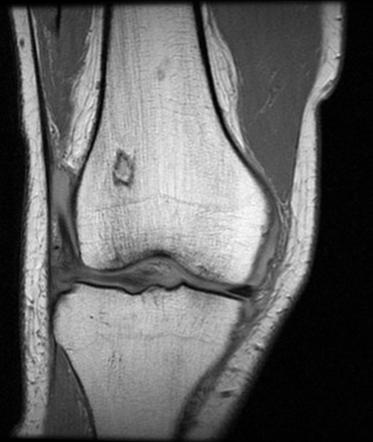
%> input picture data/sample_data.jpg, 373 x 442 px
$ octave IRLSFilter.m   (GNU Octave 9; MATLAB toolbox functions it lacks are replaced by stand-ins)
%> lines starting %> are read from the running program, lines starting %| are printed output that depends on the picture; long printed decimals are rounded
I = imread('D:\MATLAB PROJECTS\data\sample_data.jpg');
%> I is the input picture: size 442x373x3 uint8; min 0, max 253, mean 99
%imshow(I);
imageSize = size(I);
%> imageSize = [442 373 3]
refImage = rgb2gray(I);
imageRows = imageSize(1);
%> imageRows = 442
imageCols = imageSize(2);
%> imageCols = 373
F = 10; % number of FRAMES %
M = 0.00; dM = 0.01;   %once make it constant & incresase V from 0.00 to 0.1%
V = 0.00; dV = 0.001;
N = imageRows + imageCols;
%> N = 815

%adding noise
grayImage = imnoise(refImage,'gaussian',M,V);

%{
    Creating multiple gray image with different amount of noise
    to produce F Frames
%}
grayImageFrames = uint8(zeros(F,imageRows, imageCols));

inititalMeanImage = (zeros(imageRows, imageCols));
for index=1:F

    %adding noise
    grayImage = imnoise(refImage,'gaussian',M,V);
    inititalMeanImage = inititalMeanImage + double(grayImage);
    M= M + dM;
    V= V + dV;
    grayImageFrames(index,1:imageRows,1:imageCols) = grayImage;
end
%> after the loop, M = 0.1; V = 0.01

inititalMeanImage = inititalMeanImage./F;
inititalMeanImage = uint8(inititalMeanImage);
%> inititalMeanImage: size 442x373 uint8

for index=1:F
    %plotting original gray image with padding
    grayImage = squeeze(grayImageFrames(index,:,:));
    subplot(3,4,index)
    imshow(grayImage)
    title(['Image Frame ',num2str(index),' '])
    %title('Image Frame %d', index)
end

%plot Initial Mean Image
subplot(3,4,index+1)
imshow(inititalMeanImage)
title('Initial Mean Image ')
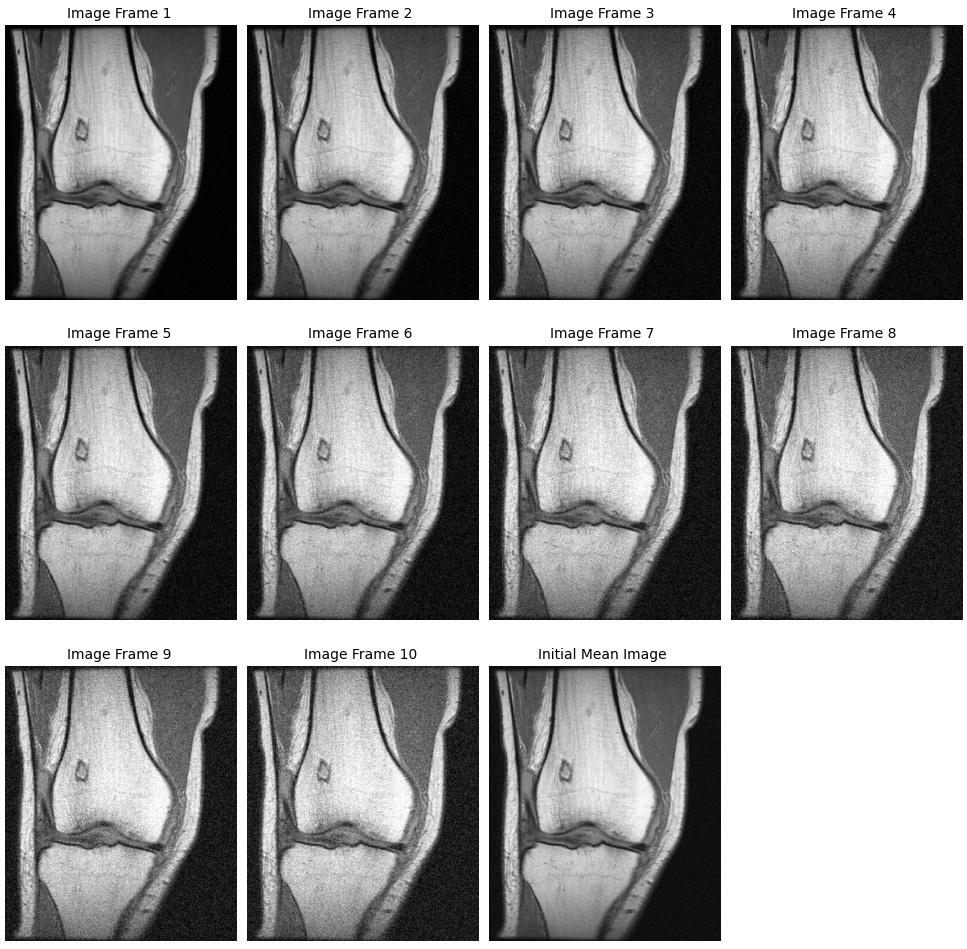
%> figure redrawn from the program's plot data, 11 panels

%calculate PSNR
[peaksnr, snr] = psnr(inititalMeanImage, refImage);
%> peaksnr = 25.94; snr = 19.66
fprintf('\nThe Peak-SNR value of Initial Mean Image: %0.4f', peaksnr);
%| The Peak-SNR value of Initial Mean Image: 25.9353

%calculate SSIM
[ssimval,ssimmap] = ssim(inititalMeanImage, refImage);
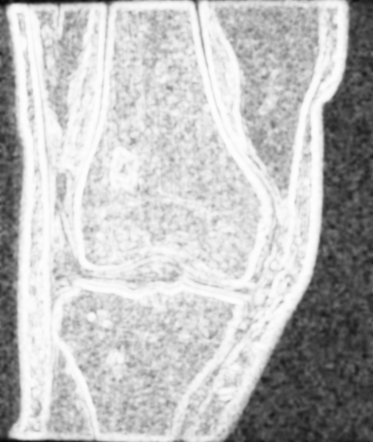
%> ssimmap: size 442x373 double; min 0.0338, max 0.996, mean 0.738
%> ssimval = 0.738
fprintf('\nSSIM Value of Initial Mean Image: %f', ssimval);
%| SSIM Value of Initial Mean Image: 0.7379

saveas(gcf,'D:\MATLAB PROJECTS\output\IRLSF-result.png')

iMeanImage = inititalMeanImage;
yIFrames = uint8(zeros(F,imageRows, imageCols));
taoN = (ones(1,N));
bFHelper = (inv((taoN.')*taoN))*(taoN.');

for index=1:F
    %extract original gray image frame
    If = squeeze(grayImageFrames(index,:,:));
    yI =  If - iMeanImage;
    yIFrames(index,1:imageRows,1:imageCols) = yI;
%> (the run ends here)

$ run again, with data/brain_mri.jpg copied over data/sample_data.jpg
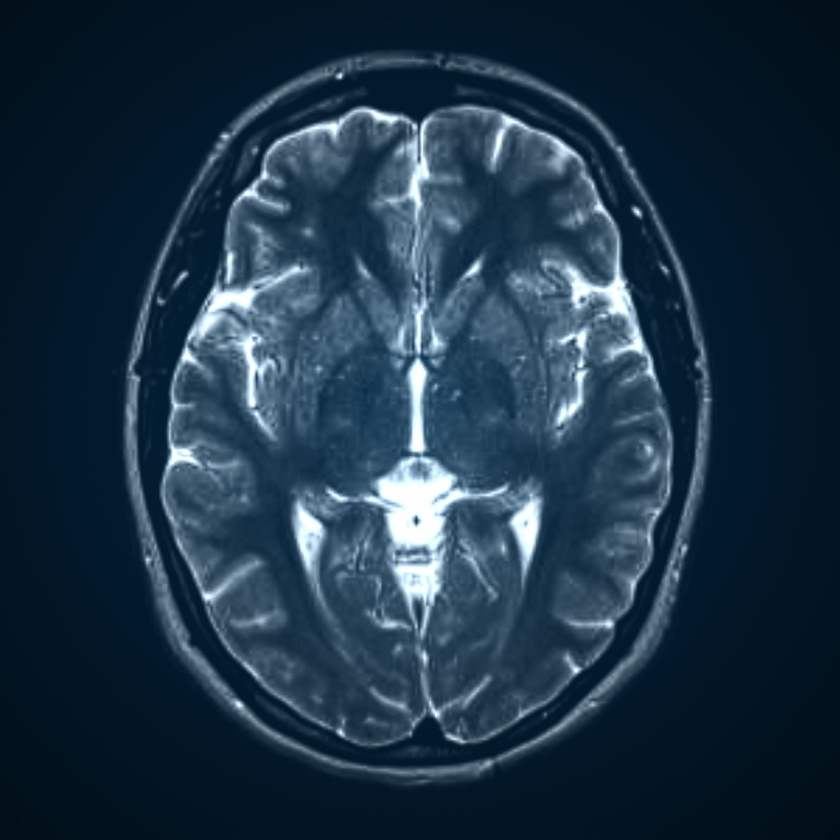
%> input picture data/brain_mri.jpg, 840 x 840 px, shrunk from 2040 x 2040 before the run
%> I is the input picture: size 840x840x3 uint8; mean R, G, B 29.2, 51.8, 69.8
%> after the loop `for index=1:F`: M = 0.1; V = 0.01
%> peaksnr = 26.03; snr = 14.25
%| The Peak-SNR value of Initial Mean Image: 26.0302
%> `[ssimval,ssimmap] = ssim(inititalMeanImage, refImage);`:
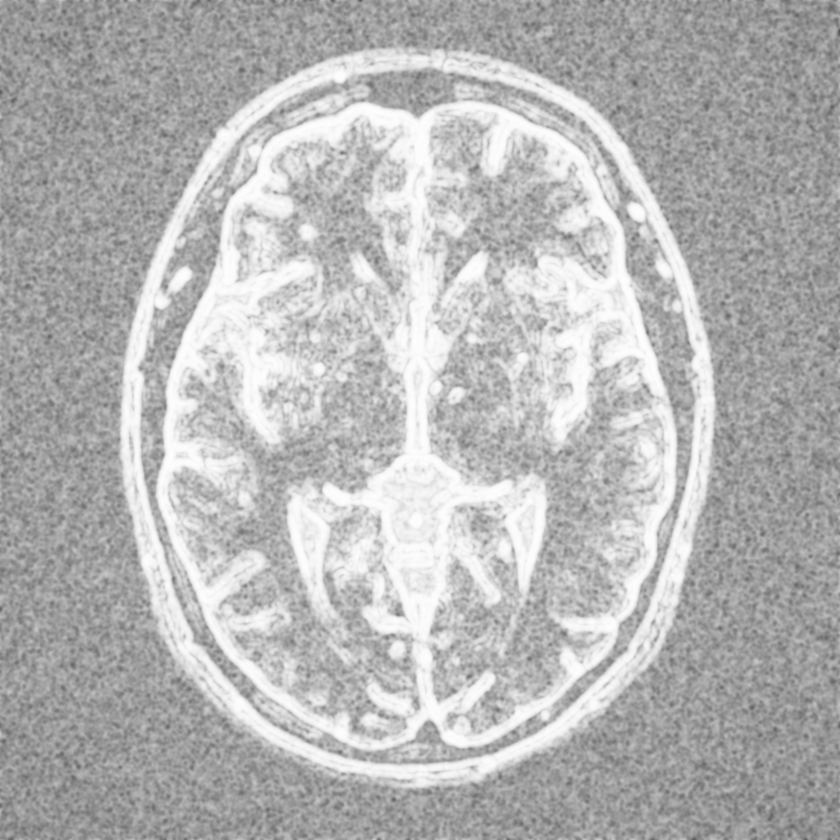
%> ssimmap: size 840x840 double; min 0.324, max 0.996, mean 0.714
%> ssimval = 0.714
%| SSIM Value of Initial Mean Image: 0.7135
